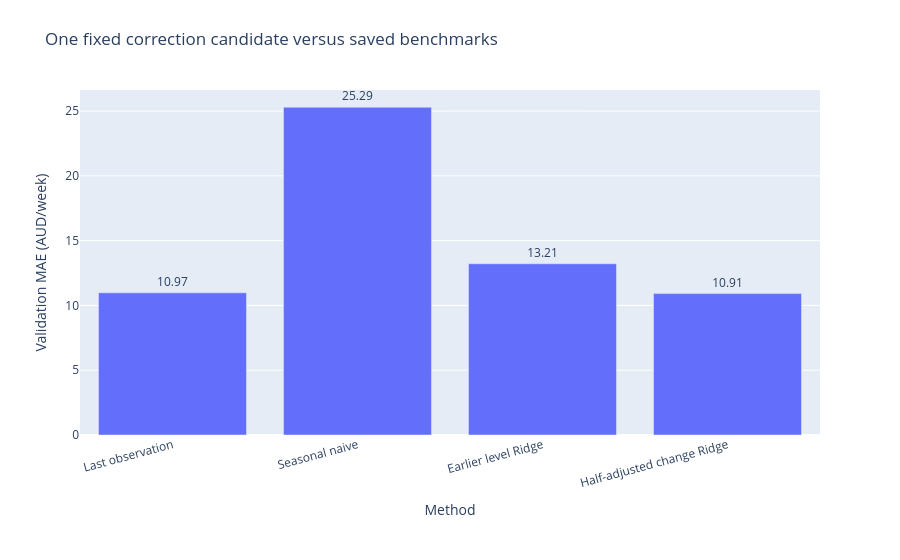
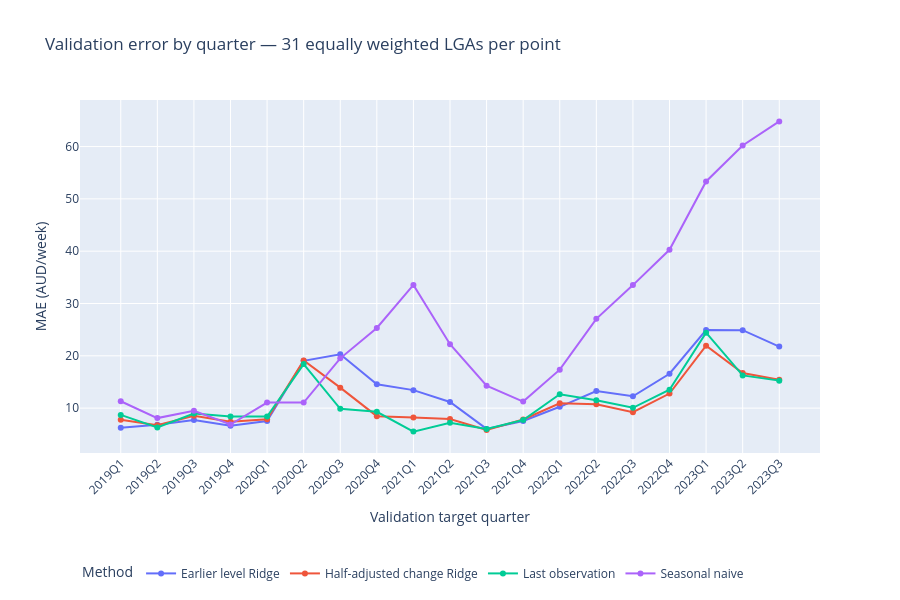

The notebook cell these images were saved under, in order:
### Markdown cell above
## 8. Charts: overall error and error over time

The same targets are used by all four methods. Lower MAE is better. The quarter-by-quarter chart can show unstable improvements that a single overall number would hide. No quarter is removed because its error is large.

### Code cell
chart_metrics=overall_metrics.copy();chart_metrics['method']=chart_metrics.model.map(MODEL_LABELS)
figures={}
fig=px.bar(chart_metrics,x='method',y='mae_aud_week',text='mae_aud_week',
    category_orders={'method':[MODEL_LABELS[m] for m in MODEL_ORDER]},
    labels={'method':'Method','mae_aud_week':'Validation MAE (AUD/week)'},
    title='One fixed correction candidate versus saved benchmarks',
    hover_data={'n_forecasts':True,'rmse_aud_week':':.4f','mean_signed_error_aud_week':':.4f'})
fig.update_traces(texttemplate='%{text:.2f}',textposition='outside')
fig.update_layout(height=560,margin=dict(b=125,t=90),xaxis_tickangle=-15)
figures['01_validation_mae.html']=fig;fig.show()
qchart=quarter_metrics.copy();qchart['method']=qchart.model.map(MODEL_LABELS)
qchart=qchart.sort_values(['method','target_quarter'])
fig=px.line(qchart,x='target_quarter',y='mae_aud_week',color='method',markers=True,
    labels={'target_quarter':'Validation target quarter','mae_aud_week':'MAE (AUD/week)','method':'Method'},
    title='Validation error by quarter — 31 equally weighted LGAs per point')
fig.update_layout(height=600,legend=dict(orientation='h',y=-0.3),margin=dict(b=145),xaxis_tickangle=-45)
figures['02_validation_mae_by_quarter.html']=fig;fig.show()

### Figure 1 — Plotly figure (JSON) as saved in the notebook; plotly's stock layout.template omitted (floating-point values rounded to 4 significant figures)
{"data": [{"customdata": [[589.0, 15.41, -2.708], [589.0, 16.23, -4.358], [589.0, 18.64, -1.976], [589.0, 38.95, -13.09]], "hovertemplate": "Method=%{x}<br>Validation MAE (AUD/week)=%{text}<br>n_forecasts=%{customdata[0]}<br>rmse_aud_week=%{customdata[1]:.4f}<br>mean_signed_error_aud_week=%{customdata[2]:.4f}<extra></extra>", "legendgroup": "", "marker": {"color": "#636efa", "pattern": {"shape": ""}}, "name": "", "orientation": "v", "showlegend": false, "text": [10.91, 10.97, 13.21, 25.29], "textposition": "outside", "texttemplate": "%{text:.2f}", "type": "bar", "x": ["Half-adjusted change Ridge", "Last observation", "Earlier level Ridge", "Seasonal naive"], "xaxis": "x", "y": [10.91, 10.97, 13.21, 25.29], "yaxis": "y"}], "layout": {"barmode": "relative", "height": 560, "legend": {"tracegroupgap": 0}, "margin": {"b": 125, "t": 90}, "title": {"text": "One fixed correction candidate versus saved benchmarks"}, "xaxis": {"anchor": "y", "categoryarray": ["Last observation", "Seasonal naive", "Earlier level Ridge", "Half-adjusted change Ridge"], "categoryorder": "array", "domain": [0, 1], "tickangle": -15, "title": {"text": "Method"}}, "yaxis": {"anchor": "x", "domain": [0, 1], "title": {"text": "Validation MAE (AUD/week)"}}}}

### Figure 2 — Plotly figure (JSON) as saved in the notebook; plotly's stock layout.template omitted (floating-point values rounded to 4 significant figures)
{"data": [{"hovertemplate": "Method=Earlier level Ridge<br>Validation target quarter=%{x}<br>MAE (AUD/week)=%{y}<extra></extra>", "legendgroup": "Earlier level Ridge", "line": {"color": "#636efa", "dash": "solid"}, "marker": {"symbol": "circle"}, "mode": "lines+markers", "name": "Earlier level Ridge", "orientation": "v", "showlegend": true, "type": "scatter", "x": ["2019Q1", "2019Q2", "2019Q3", "2019Q4", "2020Q1", "2020Q2", "2020Q3", "2020Q4", "2021Q1", "2021Q2", "2021Q3", "2021Q4", "2022Q1", "2022Q2", "2022Q3", "2022Q4", "2023Q1", "2023Q2", "2023Q3"], "xaxis": "x", "y": [6.231, 6.838, 7.755, 6.644, 7.534, 19.04, 20.31, 14.55, 13.44, 11.18, 6.037, 7.541, 10.26, 13.27, 12.26, 16.58, 24.92, 24.9, 21.76], "yaxis": "y"}, {"hovertemplate": "Method=Half-adjusted change Ridge<br>Validation target quarter=%{x}<br>MAE (AUD/week)=%{y}<extra></extra>", "legendgroup": "Half-adjusted change Ridge", "line": {"color": "#EF553B", "dash": "solid"}, "marker": {"symbol": "circle"}, "mode": "lines+markers", "name": "Half-adjusted change Ridge", "orientation": "v", "showlegend": true, "type": "scatter", "x": ["2019Q1", "2019Q2", "2019Q3", "2019Q4", "2020Q1", "2020Q2", "2020Q3", "2020Q4", "2021Q1", "2021Q2", "2021Q3", "2021Q4", "2022Q1", "2022Q2", "2022Q3", "2022Q4", "2023Q1", "2023Q2", "2023Q3"], "xaxis": "x", "y": [7.775, 6.729, 8.535, 7.399, 7.892, 19.1, 13.91, 8.472, 8.193, 7.934, 5.844, 7.831, 10.93, 10.74, 9.216, 12.79, 21.93, 16.71, 15.42], "yaxis": "y"}, {"hovertemplate": "Method=Last observation<br>Validation target quarter=%{x}<br>MAE (AUD/week)=%{y}<extra></extra>", "legendgroup": "Last observation", "line": {"color": "#00cc96", "dash": "solid"}, "marker": {"symbol": "circle"}, "mode": "lines+markers", "name": "Last observation", "orientation": "v", "showlegend": true, "type": "scatter", "x": ["2019Q1", "2019Q2", "2019Q3", "2019Q4", "2020Q1", "2020Q2", "2020Q3", "2020Q4", "2021Q1", "2021Q2", "2021Q3", "2021Q4", "2022Q1", "2022Q2", "2022Q3", "2022Q4", "2023Q1", "2023Q2", "2023Q3"], "xaxis": "x", "y": [8.71, 6.29, 8.968, 8.387, 8.387, 18.42, 9.871, 9.29, 5.516, 7.226, 6.0, 7.742, 12.65, 11.52, 10.06, 13.52, 24.42, 16.26, 15.26], "yaxis": "y"}, {"hovertemplate": "Method=Seasonal naive<br>Validation target quarter=%{x}<br>MAE (AUD/week)=%{y}<extra></extra>", "legendgroup": "Seasonal naive", "line": {"color": "#ab63fa", "dash": "solid"}, "marker": {"symbol": "circle"}, "mode": "lines+markers", "name": "Seasonal naive", "orientation": "v", "showlegend": true, "type": "scatter", "x": ["2019Q1", "2019Q2", "2019Q3", "2019Q4", "2020Q1", "2020Q2", "2020Q3", "2020Q4", "2021Q1", "2021Q2", "2021Q3", "2021Q4", "2022Q1", "2022Q2", "2022Q3", "2022Q4", "2023Q1", "2023Q2", "2023Q3"], "xaxis": "x", "y": [11.32, 8.097, 9.484, 6.871, 11.06, 11.06, 19.52, 25.32, 33.55, 22.23, 14.29, 11.26, 17.35, 27.06, 33.52, 40.26, 53.32, 60.19, 64.81], "yaxis": "y"}], "layout": {"height": 600, "legend": {"orientation": "h", "title": {"text": "Method"}, "tracegroupgap": 0, "y": -0.3}, "margin": {"b": 145}, "title": {"text": "Validation error by quarter — 31 equally weighted LGAs per point"}, "xaxis": {"anchor": "y", "domain": [0, 1], "tickangle": -45, "title": {"text": "Validation target quarter"}}, "yaxis": {"anchor": "x", "domain": [0, 1], "title": {"text": "MAE (AUD/week)"}}}}
